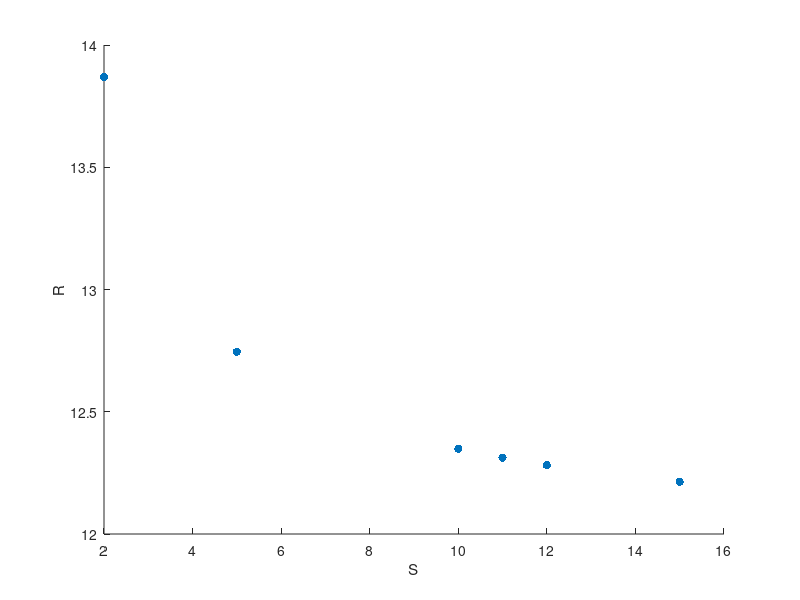

This figure's MATLAB source:
clc;clear;
HminusP = @(R) (sqrt((2.*R)./(1+R))-1)+(sqrt(1./R).*(1-sqrt(2./(1+R))))-((sqrt(2)-1)+(sqrt(1./R).*(sqrt(2)-1)));
transR=fsolve(HminusP,10);
S=[2,5,10,11,12,15];
Rvals=zeros(1,length(S));
for i=1:length(S)
    s=S(i);
    HminusE = @(R) (sqrt((2.*R)./(1+R))-1)+(sqrt(1./R).*(1-sqrt(2./(1+R))))-((sqrt((2.*R.*s)./(1+R.*s))-1)+(sqrt(1./(R.*s)).*(sqrt(2./(1+s))-sqrt(2./(1+R.*s))))+(sqrt(2.*s./(R+R.*s))-sqrt(1./R)));
    Rvals(i)=fsolve(HminusE,12);
end
clc;
scatter(S,Rvals,'filled')
xlabel('S')
ylabel('R')
fprintf('The value of R where the total impulse of the Hohmann transfer is the same as the total impulse of the bi-parabolic transfer is: %g\n',transR)
fprintf('The values of R where the total impulse of the Hohmann transfer is the same as the total impulse of the bi-elliptic transfer at S=2,5,10,11,12,15 is \n')
fprintf('%g, ',Rvals)